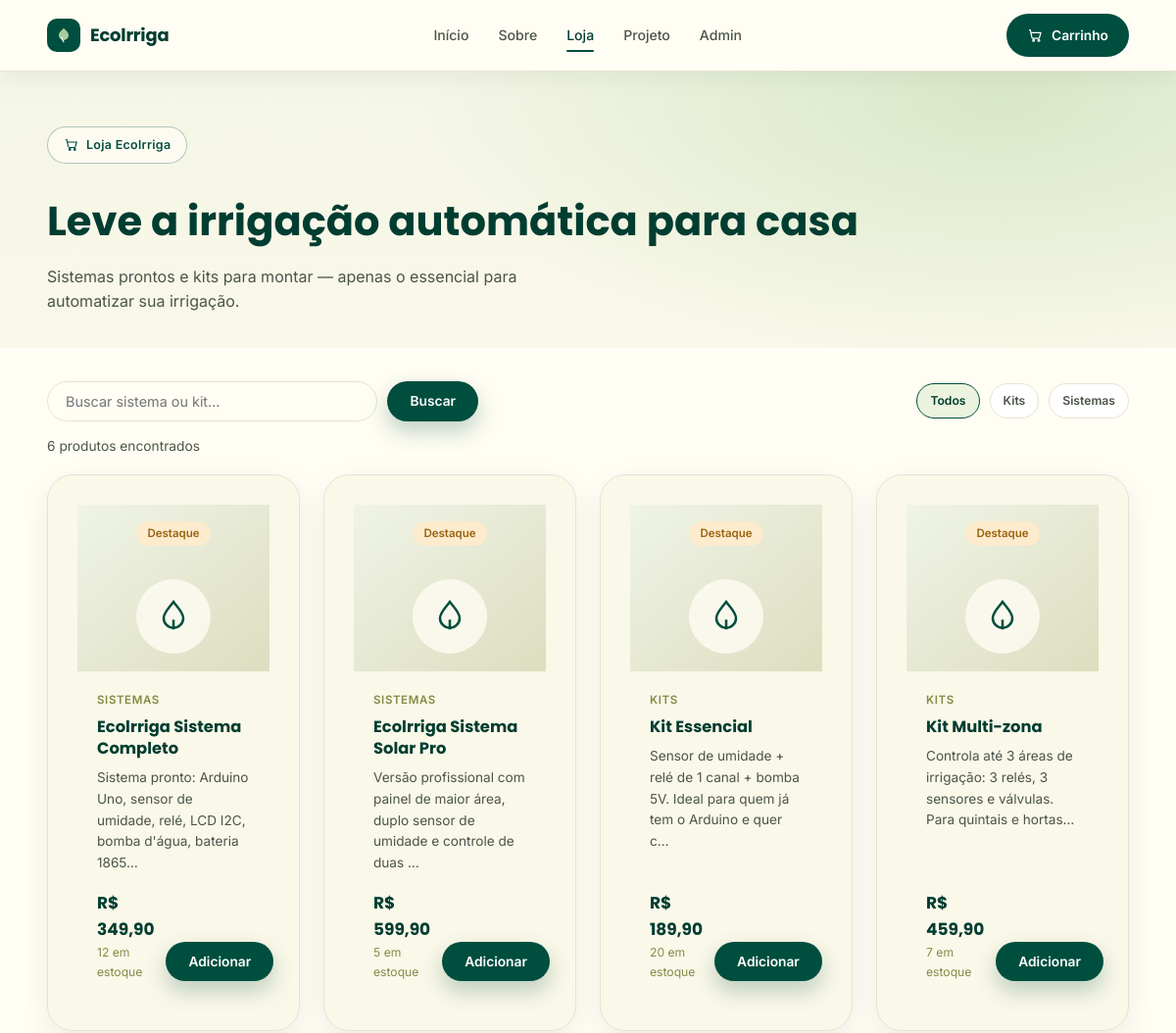
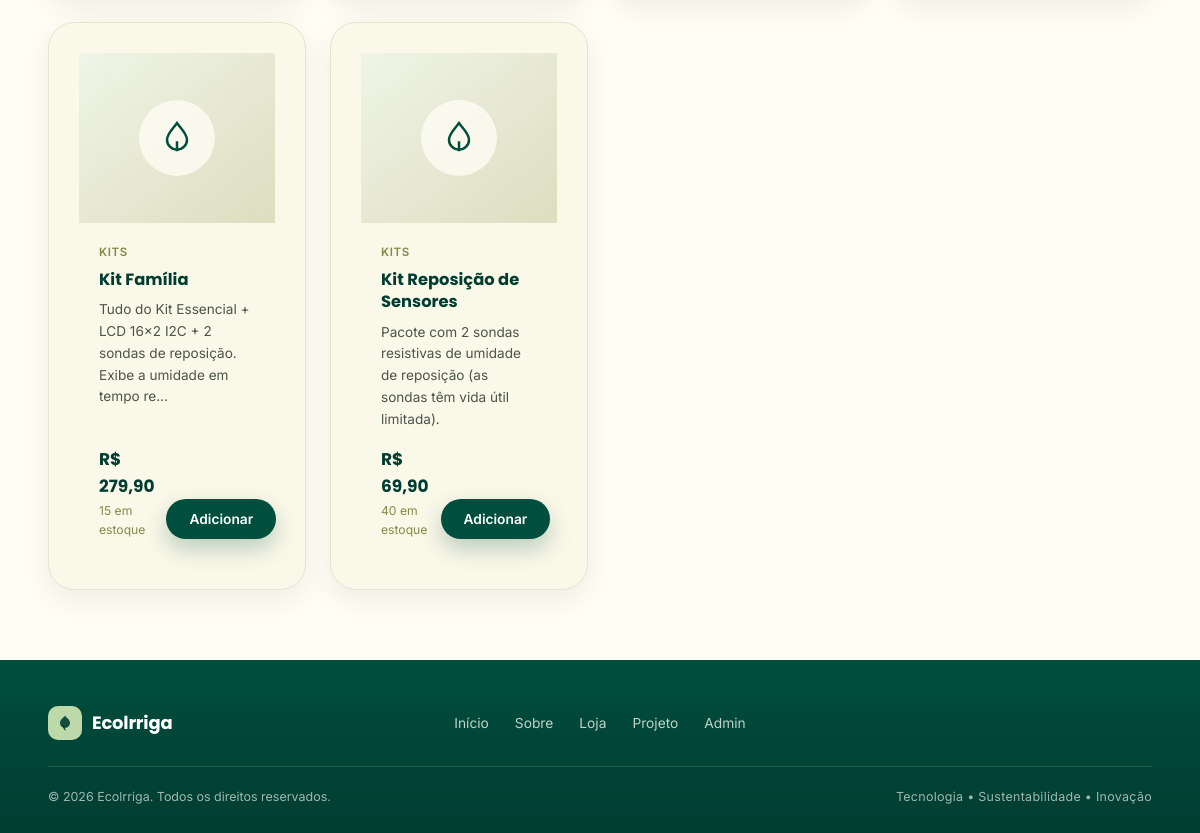
The app's page /loja.php with its own data (2 pictures, top to bottom).
### tables this page shows
CREATE TABLE categorias (
  id          INT UNSIGNED NOT NULL AUTO_INCREMENT,
  nome        VARCHAR(80)  NOT NULL,               
  descricao   VARCHAR(255) NULL,                  

  PRIMARY KEY (id),
  UNIQUE KEY uq_categoria_nome (nome)
);

CREATE TABLE produtos (
  id            INT UNSIGNED    NOT NULL AUTO_INCREMENT,
  categoria_id  INT UNSIGNED    NOT NULL,          
  nome          VARCHAR(120)    NOT NULL,          
  descricao     TEXT            NULL,              
  preco         DECIMAL(10,2)   NOT NULL,          
  estoque       INT UNSIGNED    NOT NULL DEFAULT 0,  
  imagem        VARCHAR(255)    NULL,              
  ativo         TINYINT(1)      NOT NULL DEFAULT 1,  
  destaque      TINYINT(1)      NOT NULL DEFAULT 0,  
  criado_em     TIMESTAMP       NOT NULL DEFAULT CURRENT_TIMESTAMP,
  atualizado_em TIMESTAMP       NOT NULL DEFAULT CURRENT_TIMESTAMP
                                  ON UPDATE CURRENT_TIMESTAMP,

  PRIMARY KEY (id),
  KEY idx_produto_categoria (categoria_id),
  CONSTRAINT fk_produto_categoria
    FOREIGN KEY (categoria_id) REFERENCES categorias (id)
    ON UPDATE CASCADE
    ON DELETE RESTRICT                           
                                                
);

### includes/funcoes.php (called while the page is built, shortened)
<?php
function esc(?string $valor): string
{
    return htmlspecialchars($valor ?? '', ENT_QUOTES, 'UTF-8');
}
function brl($valor): string
{
    return 'R$ ' . number_format((float) $valor, 2, ',', '.');
}

### loja.php (the view, shortened to what this page needs)
<?php
require_once __DIR__ . '/includes/funcoes.php';
$pdo = conexao();
$busca      = trim($_GET['q'] ?? '');
$categoriaId = isset($_GET['categoria']) ? (int) $_GET['categoria'] : 0;
$sql = "SELECT p.id, p.nome, p.descricao, p.preco, p.estoque, p.destaque,
               p.imagem, c.id AS categoria_id, c.nome AS categoria_nome
          FROM produtos p
          JOIN categorias c ON c.id = p.categoria_id
         WHERE p.ativo = 1";
$params = [];
$sql .= " ORDER BY p.destaque DESC, p.nome ASC";
$stmt = $pdo->prepare($sql);
$stmt->execute($params);
$produtos = $stmt->fetchAll();
$categorias = $pdo->query('SELECT id, nome FROM categorias ORDER BY nome')->fetchAll();
$pagina = 'loja';
include __DIR__ . '/includes/header.php';
?>
<section class="store-hero">
  <div class="container">
    <span class="pill">
      <svg viewBox="0 0 24 24" fill="none" stroke="currentColor" stroke-width="1.8" aria-hidden="true">
        <path d="M3 4h2l2.4 11.2a2 2 0 0 0 2 1.6h7.7a2 2 0 0 0 2-1.55L21 8H6"/>
        <circle cx="10" cy="20" r="1.4"/><circle cx="18" cy="20" r="1.4"/>
      </svg>
      Loja Ecolrriga
    </span>
    <h1>Leve a irrigação automática para casa</h1>
    <p>Sistemas prontos e kits para montar — apenas o essencial para automatizar sua irrigação.</p>
  </div>
</section>
<section class="store-body">
  <div class="container">
    <div class="store-toolbar">
      <form class="store-search" method="get" action="loja.php">
        <input type="search" name="q" value="<?= esc($busca) ?>" placeholder="Buscar sistema ou kit…" aria-label="Buscar produtos">
        <button class="btn btn-primary btn-sm" type="submit">Buscar</button>
      </form>
      <div class="cat-chips">
        <a href="loja.php" class="chip <?= $categoriaId === 0 ? 'active' : '' ?>">Todos</a>
        <?php foreach ($categorias as $c): ?>
          <a href="loja.php?categoria=<?= (int) $c['id'] ?>"
             class="chip <?= $categoriaId === (int) $c['id'] ? 'active' : '' ?>">
            <?= esc($c['nome']) ?>
          </a>
        <?php endforeach; ?>
      </div>
    </div>
    <p class="store-count">
      <?= count($produtos) ?> produto<?= count($produtos) === 1 ? '' : 's' ?> encontrado<?= count($produtos) === 1 ? '' : 's' ?>
    </p>
    <?php if (!$produtos): ?>
      <div class="empty-state card">
        <p><strong>Nenhum produto encontrado.</strong></p>
        <a class="btn btn-ghost btn-sm" href="loja.php">Limpar filtros</a>
      </div>
    <?php else: ?>
      <div class="product-grid">
        <?php foreach ($produtos as $p): ?>
          <article class="product-card card">
            <a href="produto.php?id=<?= (int) $p['id'] ?>" class="product-media">
              <?php if ($p['destaque']): ?><span class="badge badge-amber">Destaque</span><?php endif; ?>
              <?php if ($p['imagem']): ?>
                <img src="<?= esc($p['imagem']) ?>" alt="<?= esc($p['nome']) ?>">
              <?php else: ?>
                <span class="product-placeholder" aria-hidden="true">
                  <svg viewBox="0 0 24 24" fill="none" stroke="currentColor" stroke-width="1.5">
                    <path d="M12 3c-3 4-6 6.6-6 10a6 6 0 0 0 12 0c0-3.4-3-6-6-10Z"/>
                    <path d="M12 20v-6"/>
                  </svg>
                </span>
              <?php endif; ?>
            </a>
            <div class="product-info">
              <span class="product-cat"><?= esc($p['categoria_nome']) ?></span>
              <h3><a href="produto.php?id=<?= (int) $p['id'] ?>"><?= esc($p['nome']) ?></a></h3>
              <p class="product-desc"><?= esc(mb_strimwidth((string) $p['descricao'], 0, 90, '…')) ?></p>
              <div class="product-foot">
                <div>
                  <strong class="price"><?= brl($p['preco']) ?></strong>
                  <?php if ($p['estoque'] > 0): ?>
                    <span class="stock ok"><?= (int) $p['estoque'] ?> em estoque</span>
                  <?php else: ?>
                    <span class="stock out">Esgotado</span>
                  <?php endif; ?>
                </div>
                <form method="post" action="carrinho.php">
                  <button class="btn btn-primary btn-sm" type="submit" <?= $p['estoque'] > 0 ? '' : 'disabled' ?>>
                    Adicionar
                  </button>
                </form>
              </div>
            </div>
          </article>
        <?php endforeach; ?>
      </div>
    <?php endif; ?>
  </div>
</section>
<?php include __DIR__ . '/includes/footer.php'; ?>

### includes/header.php (shortened to what this page needs)
<?php
require_once __DIR__ . '/funcoes.php';
$pagina  = $pagina  ?? '';
$base = (basename(dirname($_SERVER['SCRIPT_NAME'] ?? '')) === 'admin') ? '..' : '.';
?>
<!DOCTYPE html>
<html lang="pt-BR">
<head>
  <link rel="stylesheet" href="<?= $base ?>/css/styles.css" />
  <link rel="stylesheet" href="<?= $base ?>/css/loja.css" />
</head>
<body>
  <header class="navbar scrolled" id="navbar">
    <div class="container nav-inner">
      <a href="<?= $base ?>/index.html" class="brand">
        <span class="brand-mark">
          <svg viewBox="0 0 24 24" fill="none" aria-hidden="true">
            <path d="M12 3c-1.8 3.2-6 4.6-6 9a6 6 0 0 0 12 0c0-4.4-4.2-5.8-6-9Z" fill="currentColor" opacity=".9"/>
            <path d="M12 20c-1.2-1.6-2-3.4-2.4-5.4" stroke="#fff" stroke-width="1.4" stroke-linecap="round"/>
          </svg>
        </span>
        <span class="brand-name">Ecolrriga</span>
      </a>
      <nav class="nav-links" id="navLinks">
        <a href="<?= $base ?>/index.html"        class="nav-link <?= $pagina === 'inicio' ? 'active' : '' ?>">Início</a>
        <a href="<?= $base ?>/index.html#sobre"  class="nav-link">Sobre</a>
        <a href="<?= $base ?>/loja.php"          class="nav-link <?= $pagina === 'loja' ? 'active' : '' ?>">Loja</a>
        <a href="<?= $base ?>/index.html#projeto" class="nav-link">Projeto</a>
        <a href="<?= $base ?>/admin/index.php"   class="nav-link <?= $pagina === 'admin' ? 'active' : '' ?>">Admin</a>
      </nav>
      <div class="nav-actions">
        <a href="<?= $base ?>/carrinho.php" class="btn btn-github cart-btn" aria-label="Carrinho de compras">
          <svg viewBox="0 0 24 24" fill="none" stroke="currentColor" stroke-width="1.8" aria-hidden="true">
            <path d="M3 4h2l2.4 11.2a2 2 0 0 0 2 1.6h7.7a2 2 0 0 0 2-1.55L21 8H6"/>
            <circle cx="10" cy="20" r="1.4"/><circle cx="18" cy="20" r="1.4"/>
          </svg>
          <span>Carrinho</span>
        </a>
      </div>
    </div>
  </header>
  <main class="page-main">

### includes/footer.php (shortened to what this page needs)
  </main>
  <footer class="footer" id="rodape">
    <div class="container">
      <div class="footer-top">
        <a href="<?= $base ?>/index.html" class="brand light">
          <span class="brand-mark">
            <svg viewBox="0 0 24 24" fill="none" aria-hidden="true">
              <path d="M12 3c-1.8 3.2-6 4.6-6 9a6 6 0 0 0 12 0c0-4.4-4.2-5.8-6-9Z" fill="currentColor" opacity=".9"/>
              <path d="M12 20c-1.2-1.6-2-3.4-2.4-5.4" stroke="#003D31" stroke-width="1.4" stroke-linecap="round"/>
            </svg>
          </span>
          <span class="brand-name">Ecolrriga</span>
        </a>
        <nav class="footer-links">
          <a href="<?= $base ?>/index.html">Início</a>
          <a href="<?= $base ?>/index.html#sobre">Sobre</a>
          <a href="<?= $base ?>/loja.php">Loja</a>
          <a href="<?= $base ?>/index.html#projeto">Projeto</a>
          <a href="<?= $base ?>/admin/index.php">Admin</a>
        </nav>
      </div>
      <div class="footer-bottom">
        <p>© 2026 Ecolrriga. Todos os direitos reservados.</p>
        <p class="footer-tags">Tecnologia • Sustentabilidade • Inovação</p>
      </div>
    </div>
  </footer>
</body>
</html>

### css/loja.css (style rules this page uses)
.page-main { min-height: 60vh; }
.cart-btn { position: relative; }
.store-hero { padding: 56px 0 34px; background: radial-gradient(900px 420px at 85% 10%, rgba(189, 217, 169, .5), transparent 65%), linear-gradient(180deg, #F4F6E6 0%, var(--cream) 100%); }
.store-hero h1 { font-size: clamp(1.8rem, 4vw, 2.6rem); color: var(--green-900); margin-bottom: 10px; }
.store-hero p { color: var(--ink-soft); max-width: 560px; }
.store-body { padding: 34px 0 70px; }
.store-toolbar { display: flex; align-items: center; justify-content: space-between; gap: 18px; flex-wrap: wrap; margin-bottom: 8px; }
.store-search { display: flex; gap: 10px; flex: 1 1 320px; max-width: 440px; }
.store-search input { flex: 1; padding: 11px 18px; border: 1.5px solid var(--line); border-radius: 999px; font-family: var(--font-body); font-size: .9rem; background: var(--cream-50); }
.cat-chips { display: flex; gap: 10px; flex-wrap: wrap; }
.cat-chips .chip { text-decoration: none; white-space: nowrap; }
.cat-chips .chip:not(.active) { opacity: 1; text-decoration: none; }
.store-count { color: var(--ink-soft); font-size: .86rem; margin: 14px 0 18px; }
.product-grid { display: grid; grid-template-columns: repeat(auto-fill, minmax(255px, 1fr)); gap: 24px; }
.product-card { display: flex; flex-direction: column; overflow: hidden; transition: transform .25s ease, box-shadow .25s ease; }
.product-media { position: relative; display: grid; place-items: center; height: 170px; background: linear-gradient(140deg, #EFF4E6, var(--sand)); }
.product-placeholder { display: grid; place-items: center; width: 76px; height: 76px; border-radius: 50%; background: rgba(255, 253, 244, .8); color: var(--green-800); }
.product-placeholder svg { width: 40px; height: 40px; }
.product-info { display: flex; flex-direction: column; gap: 8px; padding: 20px; flex: 1; }
.product-cat { font-size: .72rem; font-weight: 600; letter-spacing: .6px; text-transform: uppercase; color: var(--olive); }
.product-info h3 { font-size: 1.02rem; color: var(--green-900); line-height: 1.35; }
.product-desc { color: var(--ink-soft); font-size: .85rem; flex: 1; }
.product-foot { display: flex; align-items: flex-end; justify-content: space-between; gap: 12px; margin-top: 8px; }
.price { font-family: var(--font-head); font-weight: 700; color: var(--green-900); font-size: 1.06rem; }
.stock { display: block; font-size: .76rem; }
.stock.ok { color: var(--olive); }
.badge { display: inline-block; padding: 3px 11px; border-radius: 999px; font-size: .72rem; font-weight: 600; text-transform: capitalize; }
.badge-amber { background: #FCEBCD; color: #9A6410; }

### records on screen
categorias: nome "Kits"
categorias: nome "Sistemas"
produtos: destaque "Destaque", categoria.nome "SISTEMAS", nome "Ecolrriga Sistema Completo", descricao "Sistema pronto: Arduino Uno, sensor de umidade, relé, LCD I2C, bomba d'água, bateria 1865…", preco "R$ 349,90", estoque "12"
produtos: destaque "Destaque", categoria.nome "SISTEMAS", nome "Ecolrriga Sistema Solar Pro", descricao "Versão profissional com painel de maior área, duplo sensor de umidade e controle de duas …", preco "R$ 599,90", estoque "5"
produtos: destaque "Destaque", categoria.nome "KITS", nome "Kit Essencial", descricao "Sensor de umidade + relé de 1 canal + bomba 5V. Ideal para quem já tem o Arduino e quer c…", preco "R$ 189,90", estoque "20"
produtos: destaque "Destaque", categoria.nome "KITS", nome "Kit Multi-zona", descricao "Controla até 3 áreas de irrigação: 3 relés, 3 sensores e válvulas. Para quintais e hortas…", preco "R$ 459,90", estoque "7"
produtos: categoria.nome "KITS", nome "Kit Família", descricao "Tudo do Kit Essencial + LCD 16x2 I2C + 2 sondas de reposição. Exibe a umidade em tempo re…", preco "R$ 279,90", estoque "15"
produtos: categoria.nome "KITS", nome "Kit Reposição de Sensores", descricao "Pacote com 2 sondas resistivas de umidade de reposição (as sondas têm vida útil limitada).", preco "R$ 69,90", estoque "40"

### other values on screen
count($produtos) "6"
